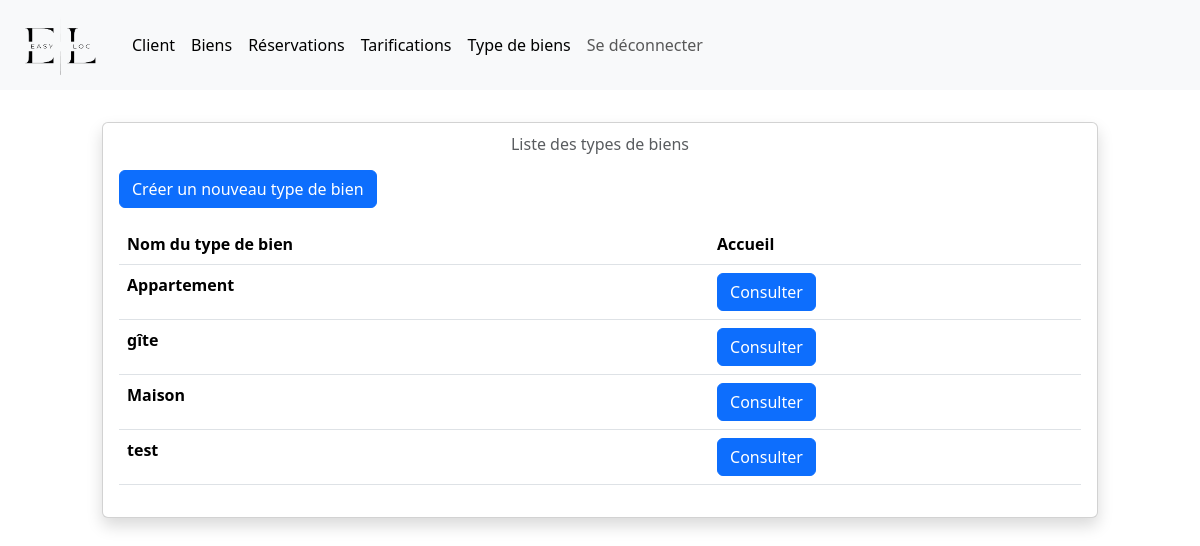
Page /index.php?action=listeTypeBien (signed in) on the committed database.
### tables this page shows
CREATE TABLE IF NOT EXISTS `type_bien` (
  `id_type_bien` int NOT NULL AUTO_INCREMENT,
  `lib_type_bien` varchar(255) NOT NULL,
  PRIMARY KEY (`id_type_bien`)
);

### controller/controller_admin.php (called while the page is built, shortened)
<?php
require('model/userManager.php');
class Controls_Admin
{
    public function listeTypeBien()
    {
        $userManager = new userManager();
        $whereClause = "";
        $getTypeBien = $userManager->getTypeBien($whereClause);
        $tabTypeBien = $getTypeBien->fetchAll();
        include('view/typeBien/listeTypeBien.php');
    }
}

### model/userManager.php (called while the page is built, shortened)
<?php
class userManager extends Manager
{
    public function getTypeBien($whereClause)
    {
        $db = $this->dbConnect();
        $getTypeBien = $db -> prepare('SELECT * FROM type_bien '.$whereClause);
        $getTypeBien -> execute();
        return $getTypeBien;
    }
}

### view/typeBien/listeTypeBien.php (the view, shortened to what this page needs)
<?php
include('lib/menu/navbar.php');
?>
<div class="row">
    <div class="col-1"></div>
    <div class="col-10" style="margin-top:4vh">
        <div class="card shadow">
            <div class="card-body">
                <h6 class="card-subtitle text-body-secondary text-center mb-3">Liste des types de biens</h6>
                <a href="index.php?action=typeBien"><input type="button" class="btn btn-primary" style="margin-bottom:2vh" value="Créer un nouveau type de bien"></a>
                <table class="table">
                    <thead>
                        <tr>
                            <th scope="col">Nom du type de bien</th>
                            <th scope="col">Accueil</th>
                        </tr>
                    </thead>
                    <tbody>
                        <?php
                        foreach($tabTypeBien as $type)
                        {
                            ?>
                            <tr>
                                <th scope="row"><?=$type['lib_type_bien']?></th>
                                <td>
                                    <form method="POST" action="index.php?action=gestionTypeBien">
                                        <input type="submit" class="btn btn-primary" value="Consulter">
                                    </form>
                                </td>
                            </tr>
                            <?php
                        }
                        ?>
                    </tbody>
                </table>
            </div>
        </div>
    </div>
</div>

### rows in the picture
type_bien: lib_type_bien "Appartement"
type_bien: lib_type_bien "gîte"
type_bien: lib_type_bien "Maison"
type_bien: lib_type_bien "test"
